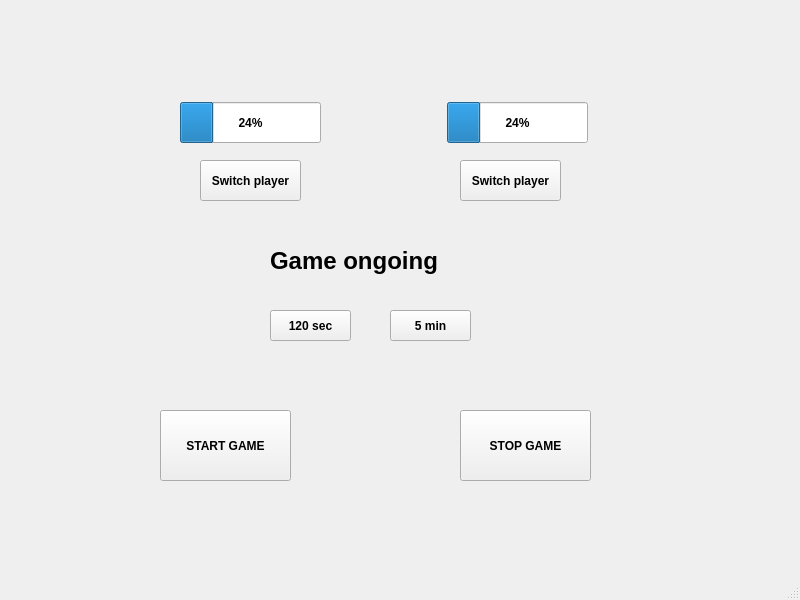
<?xml version="1.0" encoding="UTF-8"?>
<ui version="4.0">
 <class>MainWindow</class>
 <widget class="QMainWindow" name="MainWindow">
  <property name="geometry">
   <rect>
    <x>0</x>
    <y>0</y>
    <width>800</width>
    <height>600</height>
   </rect>
  </property>
  <property name="font">
   <font>
    <bold>true</bold>
   </font>
  </property>
  <property name="windowTitle">
   <string>MainWindow</string>
  </property>
  <widget class="QWidget" name="centralwidget">
   <widget class="QProgressBar" name="progressBarPlayer1">
    <property name="geometry">
     <rect>
      <x>180</x>
      <y>102</y>
      <width>141</width>
      <height>41</height>
     </rect>
    </property>
    <property name="value">
     <number>24</number>
    </property>
   </widget>
   <widget class="QProgressBar" name="progressBarPlayer2">
    <property name="geometry">
     <rect>
      <x>447</x>
      <y>102</y>
      <width>141</width>
      <height>41</height>
     </rect>
    </property>
    <property name="value">
     <number>24</number>
    </property>
   </widget>
   <widget class="QLabel" name="labelGameStatus">
    <property name="geometry">
     <rect>
      <x>270</x>
      <y>220</y>
      <width>391</width>
      <height>81</height>
     </rect>
    </property>
    <property name="font">
     <font>
      <pointsize>18</pointsize>
      <bold>true</bold>
     </font>
    </property>
    <property name="text">
     <string>Game ongoing</string>
    </property>
   </widget>
   <widget class="QPushButton" name="btnPlayer1">
    <property name="geometry">
     <rect>
      <x>200</x>
      <y>160</y>
      <width>101</width>
      <height>41</height>
     </rect>
    </property>
    <property name="text">
     <string>Switch player</string>
    </property>
   </widget>
   <widget class="QPushButton" name="btnPlayer2">
    <property name="geometry">
     <rect>
      <x>460</x>
      <y>160</y>
      <width>101</width>
      <height>41</height>
     </rect>
    </property>
    <property name="text">
     <string>Switch player</string>
    </property>
   </widget>
   <widget class="QPushButton" name="btn120sec">
    <property name="geometry">
     <rect>
      <x>270</x>
      <y>310</y>
      <width>81</width>
      <height>31</height>
     </rect>
    </property>
    <property name="text">
     <string>120 sec</string>
    </property>
   </widget>
   <widget class="QPushButton" name="btn5min">
    <property name="geometry">
     <rect>
      <x>390</x>
      <y>310</y>
      <width>81</width>
      <height>31</height>
     </rect>
    </property>
    <property name="text">
     <string>5 min</string>
    </property>
   </widget>
   <widget class="QPushButton" name="btnStartGame">
    <property name="geometry">
     <rect>
      <x>160</x>
      <y>410</y>
      <width>131</width>
      <height>71</height>
     </rect>
    </property>
    <property name="text">
     <string>START GAME</string>
    </property>
   </widget>
   <widget class="QPushButton" name="btnStopGame">
    <property name="geometry">
     <rect>
      <x>460</x>
      <y>410</y>
      <width>131</width>
      <height>71</height>
     </rect>
    </property>
    <property name="text">
     <string>STOP GAME</string>
    </property>
   </widget>
  </widget>
  <widget class="QMenuBar" name="menubar">
   <property name="geometry">
    <rect>
     <x>0</x>
     <y>0</y>
     <width>800</width>
     <height>21</height>
    </rect>
   </property>
  </widget>
  <widget class="QStatusBar" name="statusbar"/>
 </widget>
 <resources/>
 <connections/>
</ui>
